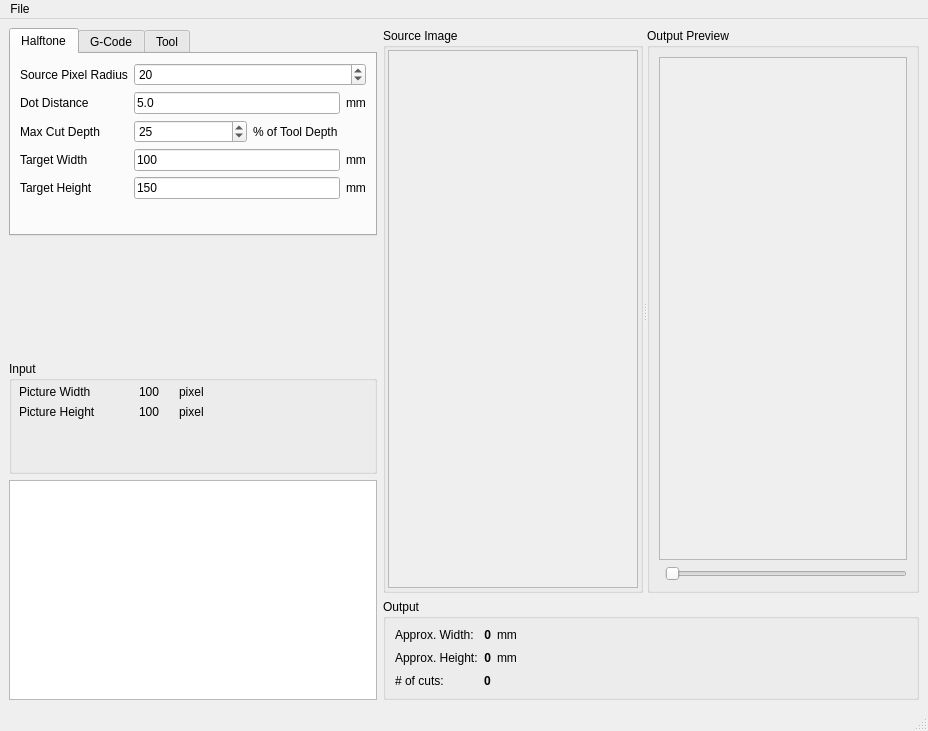
<?xml version="1.0" encoding="UTF-8"?>
<ui version="4.0">
 <class>MainWindow</class>
 <widget class="QMainWindow" name="MainWindow">
  <property name="geometry">
   <rect>
    <x>0</x>
    <y>0</y>
    <width>928</width>
    <height>731</height>
   </rect>
  </property>
  <property name="windowTitle">
   <string>CNC Halftone Wizard</string>
  </property>
  <widget class="QWidget" name="centralwidget">
   <layout class="QGridLayout" name="gridLayout_7">
    <item row="0" column="0">
     <widget class="QTabWidget" name="tabWidget">
      <property name="sizePolicy">
       <sizepolicy hsizetype="Minimum" vsizetype="Expanding">
        <horstretch>0</horstretch>
        <verstretch>0</verstretch>
       </sizepolicy>
      </property>
      <property name="minimumSize">
       <size>
        <width>1</width>
        <height>0</height>
       </size>
      </property>
      <property name="currentIndex">
       <number>0</number>
      </property>
      <widget class="QWidget" name="tab">
       <attribute name="title">
        <string>Halftone</string>
       </attribute>
       <layout class="QGridLayout" name="gridLayout_6">
        <item row="0" column="0">
         <widget class="QLabel" name="label_2">
          <property name="text">
           <string>Source Pixel Radius</string>
          </property>
         </widget>
        </item>
        <item row="0" column="1">
         <widget class="QSpinBox" name="m_stepSpinBox">
          <property name="minimum">
           <number>1</number>
          </property>
          <property name="maximum">
           <number>50</number>
          </property>
          <property name="singleStep">
           <number>1</number>
          </property>
          <property name="value">
           <number>20</number>
          </property>
         </widget>
        </item>
        <item row="1" column="0">
         <widget class="QLabel" name="label_15">
          <property name="text">
           <string>Dot Distance</string>
          </property>
         </widget>
        </item>
        <item row="1" column="1">
         <layout class="QHBoxLayout" name="horizontalLayout_6">
          <item>
           <widget class="QLineEdit" name="m_dotDistance">
            <property name="toolTip">
             <string>Minimum gap between dots</string>
            </property>
            <property name="text">
             <string>5.0</string>
            </property>
           </widget>
          </item>
          <item>
           <widget class="QLabel" name="label_16">
            <property name="text">
             <string>mm</string>
            </property>
           </widget>
          </item>
         </layout>
        </item>
        <item row="2" column="0">
         <widget class="QLabel" name="label_6">
          <property name="text">
           <string>Max Cut Depth </string>
          </property>
         </widget>
        </item>
        <item row="3" column="0">
         <widget class="QLabel" name="label_24">
          <property name="text">
           <string>Target Width</string>
          </property>
         </widget>
        </item>
        <item row="2" column="1">
         <layout class="QHBoxLayout" name="horizontalLayout_4">
          <item>
           <widget class="QSpinBox" name="m_depthPercentageSpinBox">
            <property name="toolTip">
             <string>Maximum depth to cut as a percentage of the full tool depth</string>
            </property>
            <property name="minimum">
             <number>10</number>
            </property>
            <property name="maximum">
             <number>100</number>
            </property>
            <property name="singleStep">
             <number>1</number>
            </property>
            <property name="value">
             <number>25</number>
            </property>
           </widget>
          </item>
          <item>
           <widget class="QLabel" name="label_17">
            <property name="text">
             <string>% of Tool Depth</string>
            </property>
           </widget>
          </item>
         </layout>
        </item>
        <item row="5" column="1">
         <spacer name="verticalSpacer">
          <property name="orientation">
           <enum>Qt::Vertical</enum>
          </property>
          <property name="sizeHint" stdset="0">
           <size>
            <width>20</width>
            <height>167</height>
           </size>
          </property>
         </spacer>
        </item>
        <item row="3" column="1">
         <layout class="QHBoxLayout" name="horizontalLayout">
          <item>
           <widget class="QLineEdit" name="m_targetWidth">
            <property name="text">
             <string>100</string>
            </property>
           </widget>
          </item>
          <item>
           <widget class="QLabel" name="label_25">
            <property name="text">
             <string>mm</string>
            </property>
           </widget>
          </item>
         </layout>
        </item>
        <item row="4" column="0">
         <widget class="QLabel" name="label_26">
          <property name="text">
           <string>Target Height</string>
          </property>
         </widget>
        </item>
        <item row="4" column="1">
         <layout class="QHBoxLayout" name="horizontalLayout_2">
          <item>
           <widget class="QLineEdit" name="m_targetHeight">
            <property name="text">
             <string>150</string>
            </property>
           </widget>
          </item>
          <item>
           <widget class="QLabel" name="label_27">
            <property name="text">
             <string>mm</string>
            </property>
           </widget>
          </item>
         </layout>
        </item>
       </layout>
      </widget>
      <widget class="QWidget" name="tab_2">
       <attribute name="title">
        <string>G-Code</string>
       </attribute>
       <layout class="QGridLayout" name="gridLayout_4">
        <item row="0" column="0">
         <widget class="QLabel" name="label_11">
          <property name="text">
           <string>Preamble</string>
          </property>
         </widget>
        </item>
        <item row="0" column="1" colspan="2">
         <widget class="QPlainTextEdit" name="m_gcodePreambleTextEdit">
          <property name="plainText">
           <string>T1M06
G90</string>
          </property>
         </widget>
        </item>
        <item row="1" column="1" colspan="2">
         <spacer name="verticalSpacer_2">
          <property name="orientation">
           <enum>Qt::Vertical</enum>
          </property>
          <property name="sizeHint" stdset="0">
           <size>
            <width>20</width>
            <height>29</height>
           </size>
          </property>
         </spacer>
        </item>
       </layout>
      </widget>
      <widget class="QWidget" name="tab_3">
       <attribute name="title">
        <string>Tool</string>
       </attribute>
       <layout class="QGridLayout" name="gridLayout">
        <item row="0" column="0">
         <widget class="QLabel" name="label_12">
          <property name="text">
           <string>Feed</string>
          </property>
         </widget>
        </item>
        <item row="0" column="1" colspan="2">
         <widget class="QLineEdit" name="m_feedLineEdit">
          <property name="text">
           <string>5.0</string>
          </property>
         </widget>
        </item>
        <item row="0" column="3" rowspan="6">
         <widget class="QLabel" name="label">
          <property name="minimumSize">
           <size>
            <width>100</width>
            <height>0</height>
           </size>
          </property>
          <property name="text">
           <string/>
          </property>
          <property name="pixmap">
           <pixmap resource="res/HTCNC.qrc">:/root/ToolGeometry.png</pixmap>
          </property>
         </widget>
        </item>
        <item row="1" column="0">
         <widget class="QLabel" name="label_13">
          <property name="text">
           <string>Speed</string>
          </property>
         </widget>
        </item>
        <item row="1" column="1" colspan="2">
         <widget class="QLineEdit" name="m_speedLineEdit">
          <property name="text">
           <string>5000</string>
          </property>
         </widget>
        </item>
        <item row="2" column="0">
         <widget class="QLabel" name="label_14">
          <property name="text">
           <string>Fast Z</string>
          </property>
         </widget>
        </item>
        <item row="2" column="1" colspan="2">
         <widget class="QLineEdit" name="m_fastZLineEdit">
          <property name="text">
           <string>0.1</string>
          </property>
         </widget>
        </item>
        <item row="3" column="0" colspan="2">
         <widget class="QCheckBox" name="m_coolantCheckBox">
          <property name="text">
           <string>Coolant</string>
          </property>
         </widget>
        </item>
        <item row="4" column="0" colspan="2">
         <widget class="QLabel" name="label_4">
          <property name="text">
           <string>Full Tool Depth (A)</string>
          </property>
         </widget>
        </item>
        <item row="4" column="2">
         <layout class="QHBoxLayout" name="horizontalLayout_3">
          <item>
           <widget class="QLineEdit" name="m_toolDepthLineEdit">
            <property name="toolTip">
             <string>Depth of cutting tool</string>
            </property>
            <property name="text">
             <string>0.375</string>
            </property>
           </widget>
          </item>
          <item>
           <widget class="QLabel" name="label_3">
            <property name="text">
             <string>mm</string>
            </property>
           </widget>
          </item>
         </layout>
        </item>
        <item row="5" column="0" colspan="2">
         <widget class="QLabel" name="label_5">
          <property name="text">
           <string>Full Tool Width (B)</string>
          </property>
         </widget>
        </item>
        <item row="5" column="2">
         <layout class="QHBoxLayout" name="horizontalLayout_5">
          <item>
           <widget class="QLineEdit" name="m_toolWidthLineEdit">
            <property name="toolTip">
             <string>Width (diameter) of cutting tool at full tool depth</string>
            </property>
            <property name="text">
             <string>0.25</string>
            </property>
           </widget>
          </item>
          <item>
           <widget class="QLabel" name="label_10">
            <property name="text">
             <string>mm</string>
            </property>
           </widget>
          </item>
         </layout>
        </item>
        <item row="6" column="3">
         <spacer name="verticalSpacer_3">
          <property name="orientation">
           <enum>Qt::Vertical</enum>
          </property>
          <property name="sizeHint" stdset="0">
           <size>
            <width>20</width>
            <height>6</height>
           </size>
          </property>
         </spacer>
        </item>
       </layout>
      </widget>
     </widget>
    </item>
    <item row="0" column="1" rowspan="4">
     <widget class="QSplitter" name="splitter">
      <property name="sizePolicy">
       <sizepolicy hsizetype="Expanding" vsizetype="Preferred">
        <horstretch>0</horstretch>
        <verstretch>5</verstretch>
       </sizepolicy>
      </property>
      <property name="orientation">
       <enum>Qt::Horizontal</enum>
      </property>
      <widget class="QGroupBox" name="groupBox_2">
       <property name="sizePolicy">
        <sizepolicy hsizetype="Preferred" vsizetype="Preferred">
         <horstretch>1</horstretch>
         <verstretch>0</verstretch>
        </sizepolicy>
       </property>
       <property name="title">
        <string>Source Image</string>
       </property>
       <layout class="QGridLayout" name="gridLayout_2">
        <property name="margin">
         <number>2</number>
        </property>
        <item row="0" column="1">
         <widget class="QScrollArea" name="m_sourceScrollArea">
          <property name="minimumSize">
           <size>
            <width>250</width>
            <height>250</height>
           </size>
          </property>
          <property name="widgetResizable">
           <bool>true</bool>
          </property>
          <property name="alignment">
           <set>Qt::AlignCenter</set>
          </property>
          <widget class="QWidget" name="scrollAreaWidgetContents_2">
           <property name="geometry">
            <rect>
             <x>0</x>
             <y>0</y>
             <width>248</width>
             <height>511</height>
            </rect>
           </property>
          </widget>
         </widget>
        </item>
       </layout>
      </widget>
      <widget class="QGroupBox" name="groupBox_3">
       <property name="sizePolicy">
        <sizepolicy hsizetype="Preferred" vsizetype="Preferred">
         <horstretch>3</horstretch>
         <verstretch>0</verstretch>
        </sizepolicy>
       </property>
       <property name="minimumSize">
        <size>
         <width>250</width>
         <height>250</height>
        </size>
       </property>
       <property name="title">
        <string>Output Preview</string>
       </property>
       <layout class="QGridLayout" name="gridLayout_3">
        <item row="0" column="0" colspan="2">
         <widget class="QScrollArea" name="m_outputScrollArea">
          <property name="widgetResizable">
           <bool>true</bool>
          </property>
          <property name="alignment">
           <set>Qt::AlignCenter</set>
          </property>
          <widget class="QWidget" name="scrollAreaWidgetContents">
           <property name="geometry">
            <rect>
             <x>0</x>
             <y>0</y>
             <width>222</width>
             <height>471</height>
            </rect>
           </property>
          </widget>
         </widget>
        </item>
        <item row="1" column="1">
         <widget class="QSlider" name="m_zoomPreviewSlider">
          <property name="toolTip">
           <string>Adjust the size of the preview (does not affect g code output)</string>
          </property>
          <property name="minimum">
           <number>1</number>
          </property>
          <property name="maximum">
           <number>10</number>
          </property>
          <property name="pageStep">
           <number>2</number>
          </property>
          <property name="value">
           <number>1</number>
          </property>
          <property name="orientation">
           <enum>Qt::Horizontal</enum>
          </property>
         </widget>
        </item>
       </layout>
      </widget>
     </widget>
    </item>
    <item row="3" column="0" rowspan="2">
     <widget class="QPlainTextEdit" name="m_logTextEdit">
      <property name="sizePolicy">
       <sizepolicy hsizetype="Minimum" vsizetype="Expanding">
        <horstretch>0</horstretch>
        <verstretch>0</verstretch>
       </sizepolicy>
      </property>
     </widget>
    </item>
    <item row="4" column="1">
     <widget class="QGroupBox" name="groupBox">
      <property name="sizePolicy">
       <sizepolicy hsizetype="Preferred" vsizetype="Preferred">
        <horstretch>0</horstretch>
        <verstretch>1</verstretch>
       </sizepolicy>
      </property>
      <property name="title">
       <string>Output</string>
      </property>
      <layout class="QGridLayout" name="gridLayout_5">
       <item row="1" column="1">
        <layout class="QHBoxLayout" name="horizontalLayout_7">
         <item>
          <widget class="QLabel" name="m_outputHeightLabel">
           <property name="maximumSize">
            <size>
             <width>50</width>
             <height>16777215</height>
            </size>
           </property>
           <property name="font">
            <font>
             <weight>75</weight>
             <bold>true</bold>
            </font>
           </property>
           <property name="text">
            <string>0</string>
           </property>
           <property name="alignment">
            <set>Qt::AlignRight|Qt::AlignTrailing|Qt::AlignVCenter</set>
           </property>
          </widget>
         </item>
         <item>
          <widget class="QLabel" name="label_22">
           <property name="text">
            <string>mm</string>
           </property>
          </widget>
         </item>
        </layout>
       </item>
       <item row="0" column="0">
        <widget class="QLabel" name="label_7">
         <property name="text">
          <string>Approx. Width:</string>
         </property>
        </widget>
       </item>
       <item row="1" column="0">
        <widget class="QLabel" name="label_8">
         <property name="text">
          <string>Approx. Height:</string>
         </property>
        </widget>
       </item>
       <item row="2" column="0">
        <widget class="QLabel" name="label_9">
         <property name="text">
          <string># of cuts:</string>
         </property>
        </widget>
       </item>
       <item row="2" column="1" colspan="2">
        <widget class="QLabel" name="m_outputCutsLabel">
         <property name="font">
          <font>
           <weight>75</weight>
           <bold>true</bold>
          </font>
         </property>
         <property name="text">
          <string>0</string>
         </property>
         <property name="alignment">
          <set>Qt::AlignLeading|Qt::AlignLeft|Qt::AlignVCenter</set>
         </property>
        </widget>
       </item>
       <item row="0" column="1">
        <layout class="QHBoxLayout" name="horizontalLayout_8">
         <item>
          <widget class="QLabel" name="m_outputWidthLabel">
           <property name="sizePolicy">
            <sizepolicy hsizetype="Maximum" vsizetype="Preferred">
             <horstretch>0</horstretch>
             <verstretch>0</verstretch>
            </sizepolicy>
           </property>
           <property name="maximumSize">
            <size>
             <width>50</width>
             <height>16777215</height>
            </size>
           </property>
           <property name="font">
            <font>
             <weight>75</weight>
             <bold>true</bold>
            </font>
           </property>
           <property name="text">
            <string>0</string>
           </property>
           <property name="alignment">
            <set>Qt::AlignRight|Qt::AlignTrailing|Qt::AlignVCenter</set>
           </property>
          </widget>
         </item>
         <item>
          <widget class="QLabel" name="label_21">
           <property name="text">
            <string>mm</string>
           </property>
          </widget>
         </item>
        </layout>
       </item>
       <item row="1" column="2">
        <spacer name="horizontalSpacer">
         <property name="orientation">
          <enum>Qt::Horizontal</enum>
         </property>
         <property name="sizeHint" stdset="0">
          <size>
           <width>40</width>
           <height>20</height>
          </size>
         </property>
        </spacer>
       </item>
      </layout>
     </widget>
    </item>
    <item row="2" column="0">
     <widget class="QGroupBox" name="groupBox_4">
      <property name="title">
       <string>Input</string>
      </property>
      <widget class="QLabel" name="label_18">
       <property name="geometry">
        <rect>
         <x>10</x>
         <y>20</y>
         <width>101</width>
         <height>21</height>
        </rect>
       </property>
       <property name="text">
        <string>Picture Width</string>
       </property>
      </widget>
      <widget class="QLabel" name="label_19">
       <property name="geometry">
        <rect>
         <x>10</x>
         <y>40</y>
         <width>101</width>
         <height>21</height>
        </rect>
       </property>
       <property name="text">
        <string>Picture Height</string>
       </property>
      </widget>
      <widget class="QLabel" name="label_20">
       <property name="geometry">
        <rect>
         <x>170</x>
         <y>20</y>
         <width>41</width>
         <height>21</height>
        </rect>
       </property>
       <property name="text">
        <string>pixel</string>
       </property>
      </widget>
      <widget class="QLabel" name="label_23">
       <property name="geometry">
        <rect>
         <x>170</x>
         <y>40</y>
         <width>41</width>
         <height>21</height>
        </rect>
       </property>
       <property name="text">
        <string>pixel</string>
       </property>
      </widget>
      <widget class="QLabel" name="m_pic_width">
       <property name="geometry">
        <rect>
         <x>130</x>
         <y>20</y>
         <width>41</width>
         <height>21</height>
        </rect>
       </property>
       <property name="text">
        <string>100</string>
       </property>
      </widget>
      <widget class="QLabel" name="m_pic_height">
       <property name="geometry">
        <rect>
         <x>130</x>
         <y>40</y>
         <width>41</width>
         <height>21</height>
        </rect>
       </property>
       <property name="text">
        <string>100</string>
       </property>
      </widget>
     </widget>
    </item>
   </layout>
  </widget>
  <widget class="QMenuBar" name="menubar">
   <property name="geometry">
    <rect>
     <x>0</x>
     <y>0</y>
     <width>928</width>
     <height>31</height>
    </rect>
   </property>
   <widget class="QMenu" name="menuFile">
    <property name="title">
     <string>File</string>
    </property>
    <addaction name="actionOpen"/>
    <addaction name="actionGenerateGCode"/>
    <addaction name="actionExit"/>
   </widget>
   <addaction name="menuFile"/>
  </widget>
  <widget class="QStatusBar" name="statusbar"/>
  <action name="actionOpen">
   <property name="text">
    <string>Open</string>
   </property>
  </action>
  <action name="actionExit">
   <property name="text">
    <string>Exit</string>
   </property>
  </action>
  <action name="actionGenerateGCode">
   <property name="text">
    <string>Generate G Code...</string>
   </property>
  </action>
 </widget>
 <resources>
  <include location="res/HTCNC.qrc"/>
 </resources>
 <connections/>
</ui>
